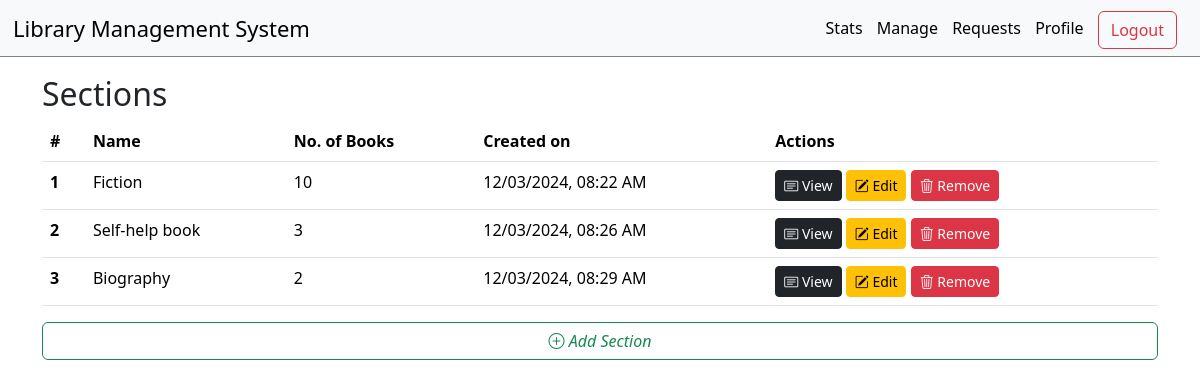
The page /manage/section (signed in) on the database its author committed.
### models.py (models this page shows)
class Sections(db.Model):
    id = db.Column(db.Integer, primary_key=True)
    name = db.Column(db.String, unique=True, nullable = False)
    description = db.Column(db.String)
    created_on = db.Column(db.DateTime, nullable = False)
    books = db.relationship('Books', backref = 'section', cascade = 'all, delete')

### routes.py (the view)
@app.route('/manage')
@app.route('/manage/section')
@admin_required
def section():
    sections = Sections.query.all()
    return render_template('section.html', sections=sections, is_admin=True)

### routes.py (called while the page is built)
def admin_required(func):
    @wraps(func)
    def inner(*args, **kwargs):
        if 'user_id' not in session:
            flash('Please login to continue')
            return redirect(url_for('login'))
        user = Users.query.filter_by(id=session['user_id']).first()
        if not user.is_admin:
            flash('You are not authorized to access this page')
            return redirect(url_for('index'))
        return func(*args, **kwargs)
    return inner

### templates/section.html (shortened to what this page needs)
{% extends 'layout.html' %}
{% block content %}
<h2>Sections</h2>
{% if sections %}
<table class="table table-hover">
    <thead>
        <tr>
            <th scope="col">#</th>
            <th scope="col">Name</th>
            <th scope="col">No. of Books</th>
            <th scope="col">Created on</th>
            <th scope="col">Actions</th>
        </tr>
    </thead>
    <tbody>
        {% for section in sections %}
        <tr>
            <th scope="row">{{loop.index}}</th>
            <td>{{section.name}}</td>
            <td>{{section.books|length}}</td>
            <td>{{section.created_on.strftime("%d/%m/%Y, %I:%M %p")}}</td>
            <td>
                <div>
                    <a href="{{url_for('view_section', id=section.id)}}" class="btn  btn-dark btn-sm"><i class="bi bi-card-text"></i> View</a>
                    <a href="{{url_for('edit_section', id=section.id)}}" class="btn btn-warning btn-sm"><i class="bi bi-pencil-square"></i> Edit</a>
                    <a href="{{url_for('delete_section', id=section.id)}}" class="btn btn-danger btn-sm"><i class="bi bi-trash3"></i> Remove</a>
                </div>
            </td>
        </tr>
        {% endfor %}
    </tbody>
</table>
{% else %}
<div class="alert alert-warning" role="alert">
    No Sections Found!!
</div>
{% endif %}
<a href="{{url_for('add_section')}}" id="add-btn" class="btn btn-outline-success" type="button"><i class="bi bi-plus-circle"> Add Section</i></a>
{% endblock %}

### static/style.css (style rules this page uses)
#add-btn { width:100%; margin-bottom: 30px; }

### rows shown on the page
Sections: name "Fiction", books|length "10", created_on "12/03/2024, 08:22 AM"
Sections: name "Self-help book", books|length "3", created_on "12/03/2024, 08:26 AM"
Sections: name "Biography", books|length "2", created_on "12/03/2024, 08:29 AM"
